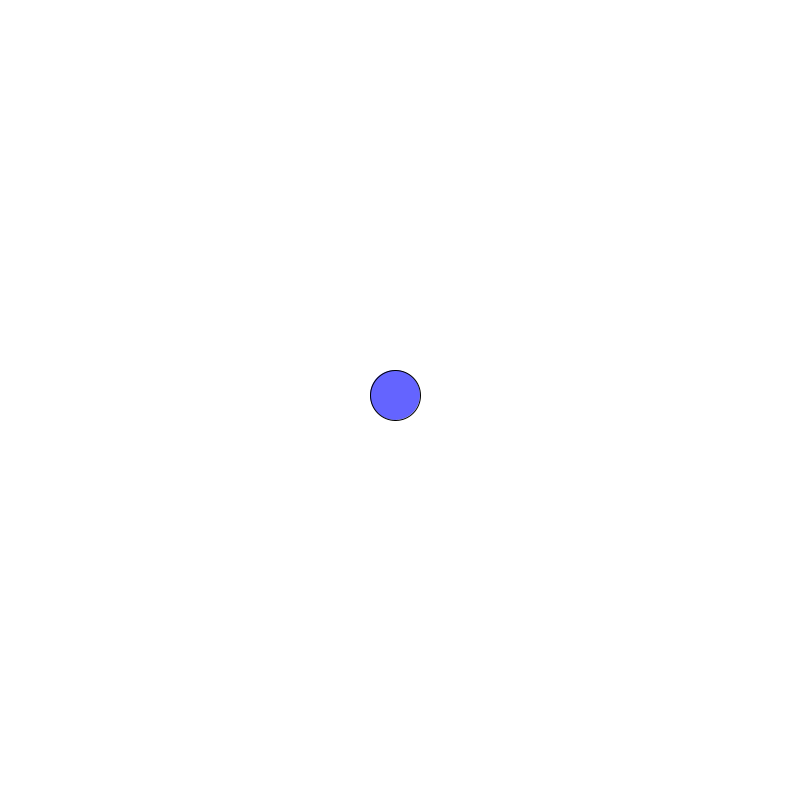
Frame 1 (no input)
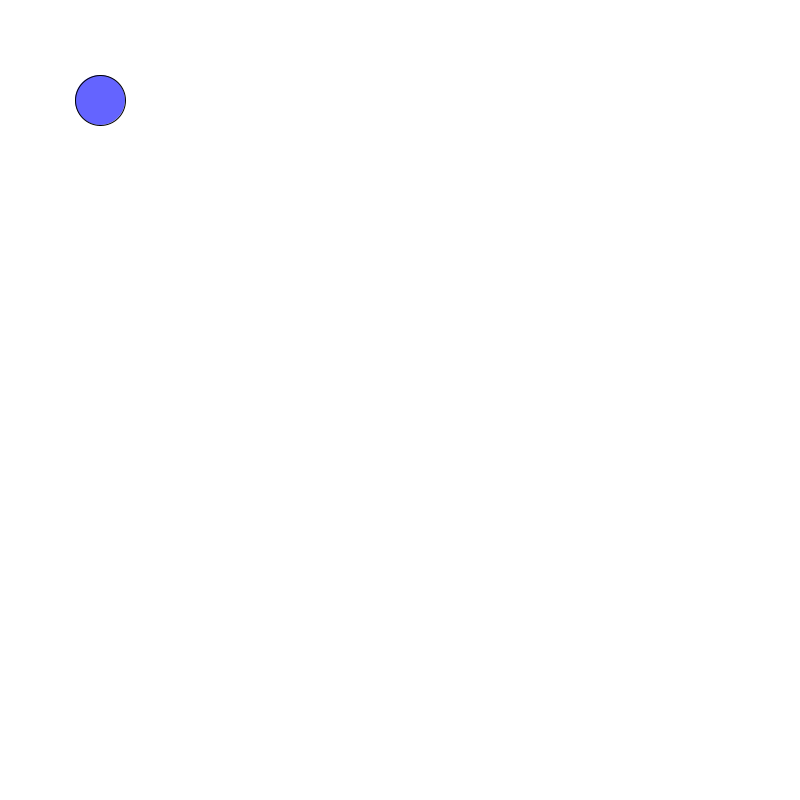
Frame 60 (the mouse pressed at the canvas centre just before this capture)
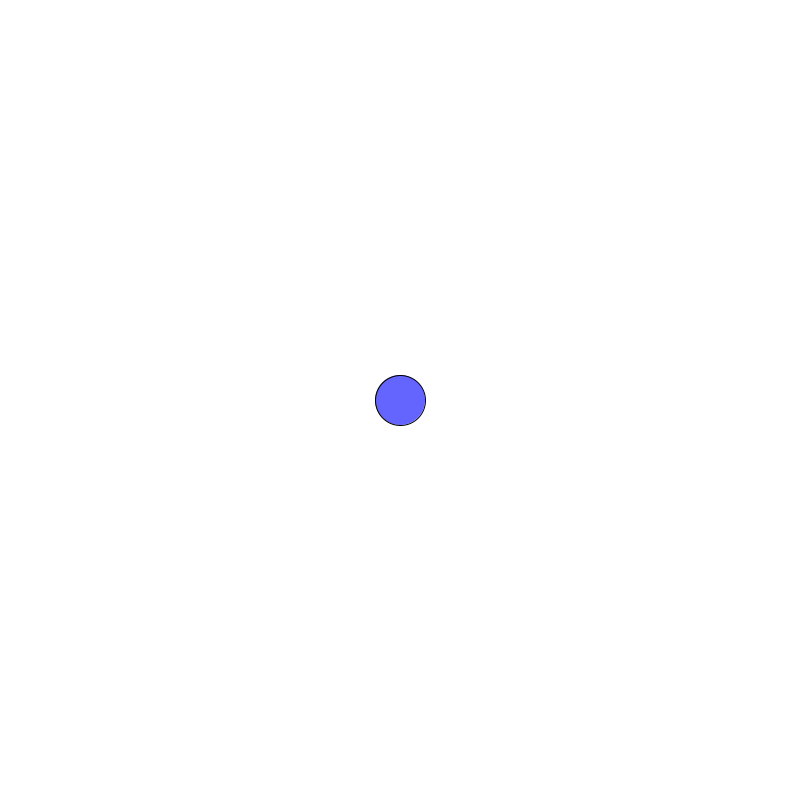
Frame 120 (the mouse held since frame 60 and released just before this capture)

The Processing sketch that drew these frames (run headless with seeded random() and noise(); from frame 60 on, the mouse is pressed at the canvas centre):

// Processing sketch: Version_1_0
// ── Version_1_0.pde
int x;
int y;
int[] a;
int[] b;
int c;
int speed;
int w, h;
void setup() {
  size(800, 800);
  frameRate(30);
  x = width/2;
  y = height/2;
  a = new int[99];
  b = new int[99];
  c = 0;
  w=50;
  h=50;
  speed=5;
}
void draw() {
  background(255);
  if (mousePressed==true) {
    a[c] = x;
    b[c] = y;
    c=c+1;
  }  
  fill(100, 100, 255);
  if (mouseX > x) //right
    x+=speed;
  else if (mouseX < x) //left
    x-=speed;
  if (mouseY > y) //down
    y+=speed;
  else if (mouseY < y) //up
    y-=speed;
   ellipse(x, y, w, h);
}
